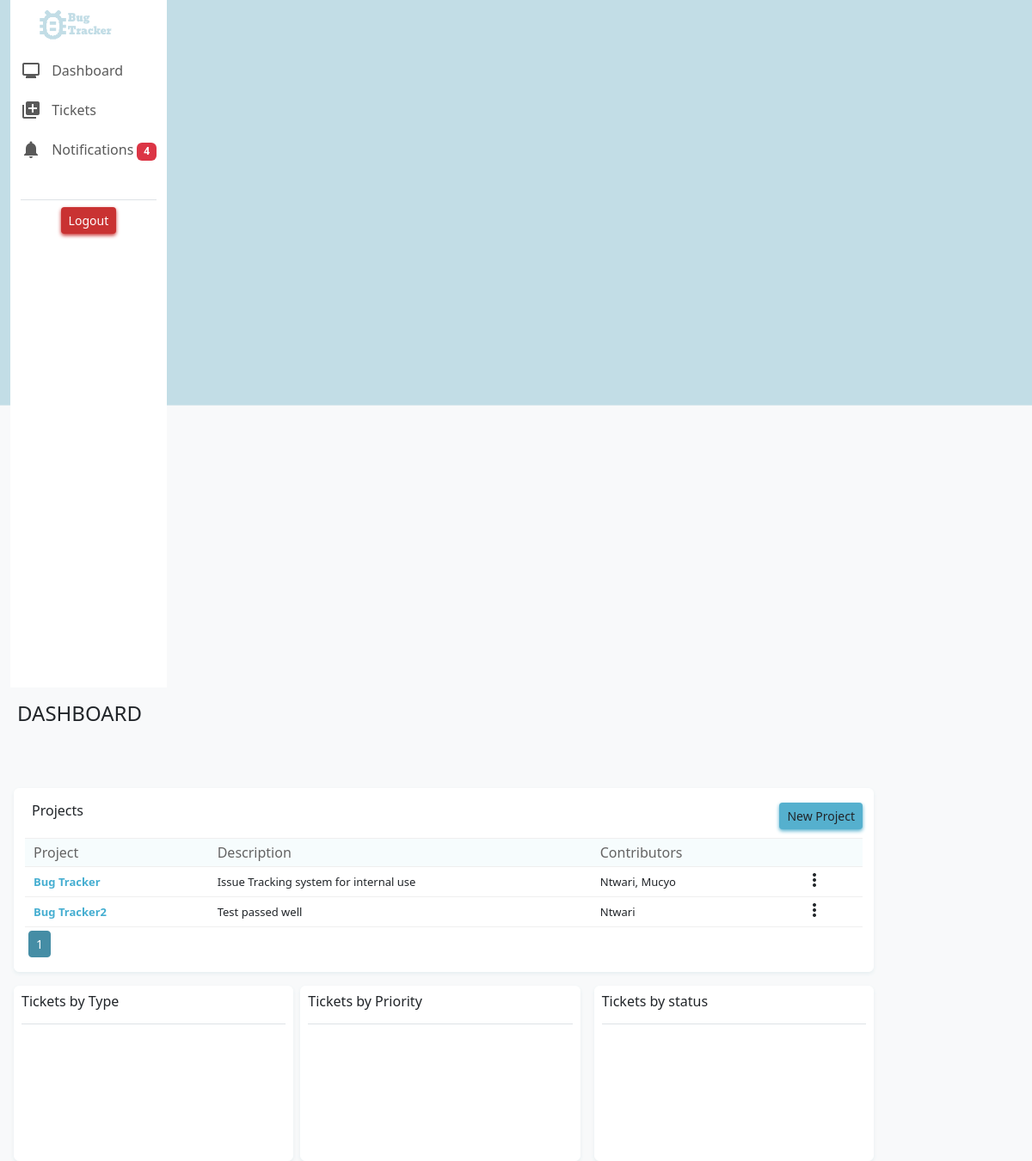
The page / (signed in) on the database as committed earlier.
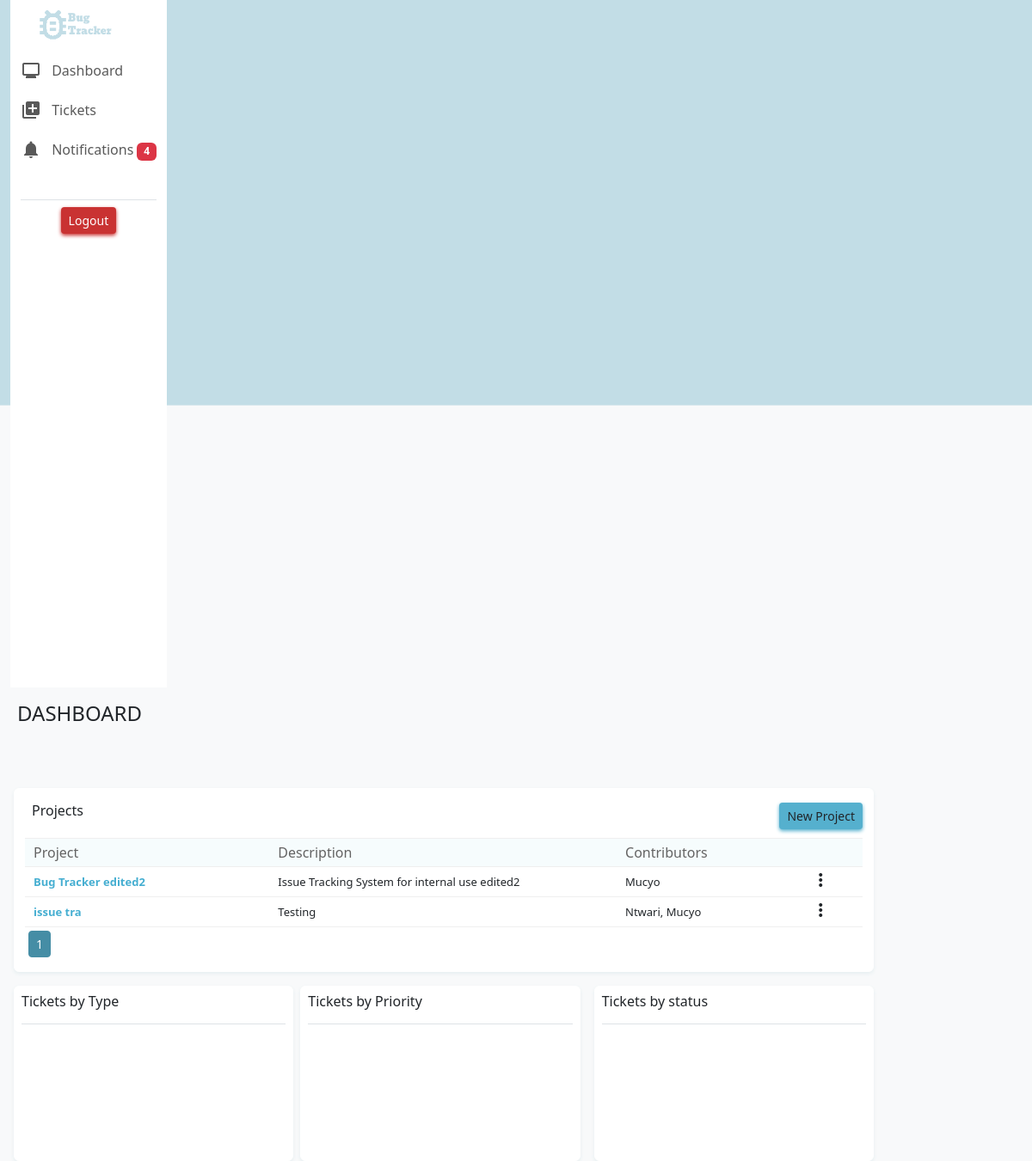
The same page on the database as committed later.
### bug_tracker/models.py (models this page shows, shortened)
class Project(models.Model):
    project_name = models.CharField(max_length=255)
    project_description = models.TextField()
    team_members = models.ManyToManyField(CustomUser)
    project_creator = models.ForeignKey(CustomUser, on_delete=models.CASCADE, related_name='created_projects', null=True)
    tickets = models.ForeignKey('Ticket', on_delete=models.CASCADE, related_name='project_tickets', null=True)

class CustomUser(AbstractUser):
    first_name = models.CharField(max_length=150)
    last_name = models.CharField(max_length=150)
    phone_number = models.CharField(max_length=20,blank=False, null=False)
    def __str__(self):
        return self.username

### bug_tracker/views.py (the view)
# urls.py: path("", views.index, name="index"),
def index(request):
    if request.method == 'GET':
        users = CustomUser.objects.all()
        projects = Project.objects.all().order_by("id")
        paginator = Paginator(projects, 5)  # Display 5 projects per page
        page_number = request.GET.get('page')
        page_obj = paginator.get_page(page_number)
        return render(request, "bug_tracker/index.html", {
            "users": users,
            "projects": projects,
            "project_list": page_obj,
            "page_range": paginator.page_range,
            "page_number": page_obj.number,
        })

### bug_tracker/templates/bug_tracker/index.html (shortened to what this page needs)
{% extends "bug_tracker/layout.html" %}
{% load static %}
{% block content %}
<div class="col-sm-10">
    <div class="pt-3 ps-2 h4 pb-3"> DASHBOARD</div>
    <div class="row">
      <div class="col-sm-12 bg-light2 border-charts mt-5 ms-3 rounded">
          <div class="d-flex justify-content-between">
              <div class="h6 pt-3 ps-2"> Projects {{ proect_id }}</div>
              <div class="pt-3"><button type="button" class="btn btn-color2 btn-color2-shadow btn-sm" data-bs-toggle="modal" data-bs-target="#myModal">New Project</button></div>
          </div>
          <div>
              <table class="table-responsive table-hover">
                  <thead>
                    <tr>
                      <th>Project</th>
                      <th>Description</th>
                      <th>Contributors</th>
                      <th></th>
                    </tr>
                  </thead>
                  <tbody>
                    {% for project in project_list %}
                      <tr>
                        <td class="text-color5 size1"><b><a class="text-color5 size1 x" href="{% url 'project_view' project.id %}">{{ project.project_name }}</b></a></td>
                        <td class="truncate size1">{{ project.project_description }}</td>
                        <td class="truncate size1">{{ project.team_members.all|join:", " }}</td>
                        <td>
                          <div class="dropdown">
                            <i class="material-icons more-vert-icon4" id="dropdownMenuButton{{ project.id }}" data-bs-toggle="dropdown" aria-haspopup="true" aria-expanded="false" data-project-id="{{ project.id }}">more_vert</i>
                          </div>
                        </td>
                      </tr>
                    {% endfor %}
                  </tbody>
                </table>
                <div>
                  <nav aria-label="...">
                    <ul class="pagination pagination-sm pt-1 ps-1">
                      {% for page in page_range %}
                      <li class="page-item text-color5 {%  if page_number == page %} active {% endif %}">
                        <a class="page-link text-color5 {%  if page_number == page %} active {% endif %}" href="?page={{ page }}" tabindex="-1">{{ page }}</a>
                      </li>
                      {% endfor %}
                    </ul>
                  </nav>
                </div>
          </div>
      </div>
    </div>
    <div class="row pt-3">
      <div class="container-fluid ms-1 d-flex">
      <div class="col-sm-4 transform border-charts rounded bg-charts">
        <div>
          <div class="p-2 h6">Tickets by Type</div>
          <div class="border-bottom my-2 mx-2"></div>
           <div class="chart-height" id="chart1">
           </div>
        </div>
      </div>
      <div class="col-sm-4 transform border-charts ms-2 rounded bg-charts">
        <div>
          <div class="p-2 h6">Tickets by Priority</div>
          <div class="border-bottom my-2 mx-2"></div>
          <div class="chart-height" id="chart2">
          </div>
        </div>
      </div>
      <div class="col-sm-4 transform border-charts ms-3 rounded bg-charts">
        <div>
          <div class="p-2 h6">Tickets by status</div>
          <div class="border-bottom my-2 mx-2"></div>
          <div class="chart-height" id="chart3">
          </div>
        </div>
      </div>
      </div>
    </div>
  </div>
{% endblock %}

### bug_tracker/templates/bug_tracker/layout.html (shortened to what this page needs)
{% load static %}
<!DOCTYPE html>
<html lang="en">
<head>
    <link rel="stylesheet" href="https://cdn.jsdelivr.net/npm/bootstrap@5.3.0/dist/css/bootstrap.min.css">
    <link href="{% static 'styles.css' %}" rel="stylesheet">
</head>
<body>
 {% if user.is_authenticated %}
 <body class="bg" style="background-image: url('/static/bg5.png');">
  <div class="container-fluid">
      <div class="row">
          <div class="col-sm-2 nav-custom-w shodow">
              <nav class="navbar bg-light2 navbar-light align-items-start">
                  <div class="container-fluid">
                    <ul class="navbar-nav">
                      <li class="nav-item ps-3">
                         <a class="navbar-brand" href="#">
                          <img src="/static/bug.png" alt="Avatar Logo" style="width:110px;" class="rounded-pill">
                          </a>
                      </li>
                     <li class="nav-item pt-2 mt-1">
                        <a class="nav-link" href="{% url 'index' %}"><span class="material-icons md2-17 md-light2">
                          </span> <span class="align-top ps-2 text-color4">Dashboard</span></a>
                      </li>
                      <li class="nav-item ">
                        <a class="nav-link" href="#"><span class="material-icons md2-17 md-light3">
                          </span> <span class="align-top ps-2 text-color4">Tickets</span></a>
                      </li>
                      <li class="nav-item">
                        <a class="nav-link " href="#"><span class="material-icons md2-17 md-light3">
                          </span> <span class="align-top ps-2 text-color4">Notifications<span class="badge bg-danger ms-1">4</span></span></a>
                      </li>
                      <li class="nav-item mt-3">
                          <div class="border-bottom mt-3 mb-2"></div>
                       </li>
                       <form action="{% url 'logout' %}" method="POST">
                       <li class="nav-item text-center">
                          <div class="button1">
                              <button type="submit" class="btn  btn-sm button4 shadow2 text-center">Logout</button>
                          </div>
                       </li>
                       </form>
                    </ul>
                  </div>
                </nav>
          </div>
            {% block content %}
            {% endblock %}
      </div>
  </div>
<body>
  {% endif %}
</body>
</html>

### bug_tracker/static/styles.css (style rules this page uses)
.bg { background-size: cover; background-position: center; }
.bg-light2 { background-color: white; }
.navbar { height: 100vh; }
.button4 { background-color: rgb(201, 50, 50); color:white; }
.shadow2 { box-shadow: 0 2px 4px rgba(201, 50, 50); }
.nav-custom-w { width: auto; }
.btn-color2 { background-color: #55b0ce; }
.btn-color2-shadow { box-shadow: 0 2px 4px #55b0ce; }
table { width: 100%; border-collapse: collapse; margin-top: 10px; }
thead th { background-color: #f6fcfd; color: rgb(100, 99, 99); font-weight: normal; padding-left: 10px; padding-top: 4px; padding-bottom: 4px; border-top: 1px solid rgb(239, 239, 239); border-bottom: 1px solid rgb(239, 239, 239); }
tbody td { padding-top: 3px; padding-left: 10px; border-top: 1px solid rgb(239, 239, 239); border-bottom: 1px solid rgb(239, 239, 239); }
.material-icons { font-family: 'Material Icons'; }
.truncate { max-width: 200px; white-space: nowrap; overflow: hidden; text-overflow: ellipsis; }
.text-color5 { color:#45aed1; }
.bg-charts { background-color: white; }
.chart-height { height: 150px; }
.border-charts { border: 1px solid white; box-shadow: 0 2px 4px #e6eef0; }
.transform { transition: transform 0.3s ease; }
.size1 { font-size: small; }
.x { text-decoration: none; }
.pagination .page-item.active .page-link { background-color: #458da5; border: 1px solid #458da5; }

Rows that differ between the two databases and show on the page:
removed Project: project_name "Bug Tracker", project_description "Issue Tracking system for internal use", team_members.all "Ntwari, Mucyo"
removed Project: project_name "Bug Tracker2", project_description "Test passed well", team_members.all "Ntwari"
added Project: project_name "Bug Tracker edited2", project_description "Issue Tracking System for internal use edited2", team_members.all "Mucyo"
added Project: project_name "issue tra", project_description "Testing", team_members.all "Ntwari, Mucyo"
